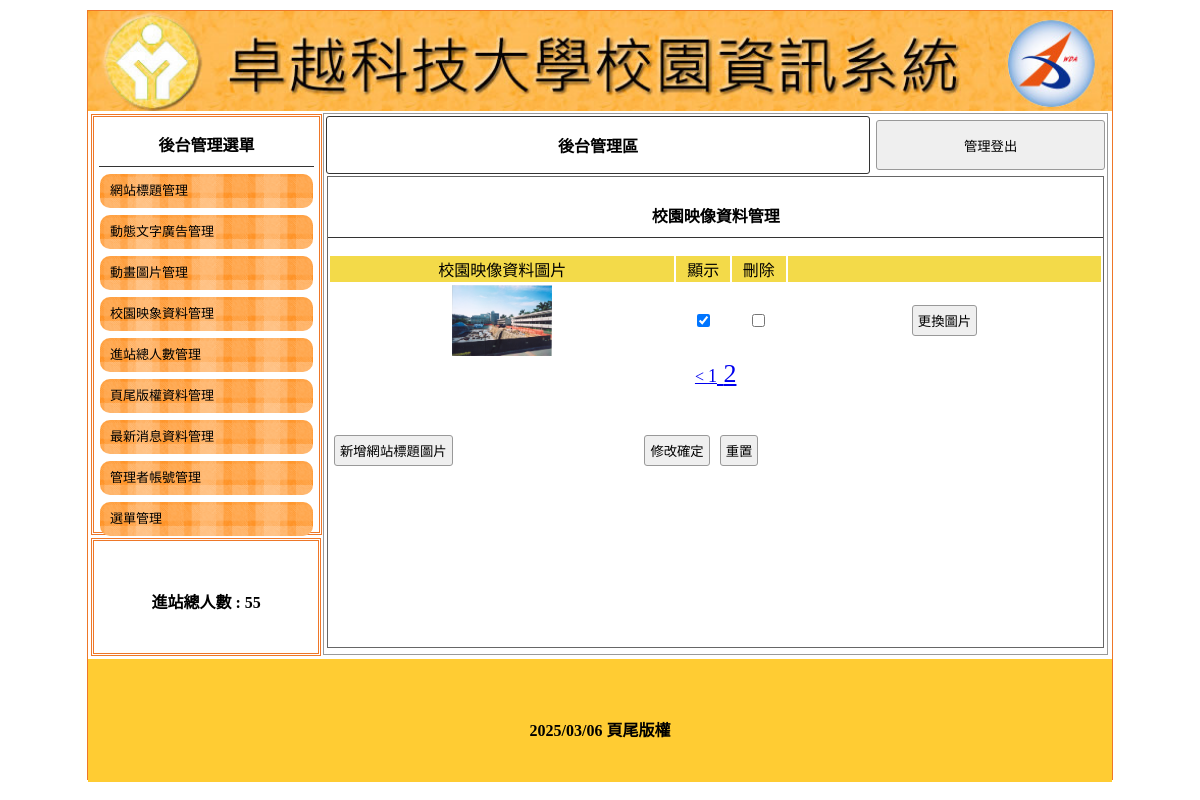
/admin.php?do=image&p=2, run on the app's committed database.
### tables this page shows
CREATE TABLE `title` (
  `id` int(11) NOT NULL,
  `img` text NOT NULL,
  `text` text NOT NULL,
  `sh` int(1) NOT NULL
);

CREATE TABLE `total` (
  `id` int(10) UNSIGNED NOT NULL,
  `total` int(10) NOT NULL COMMENT '進站人數'
);

CREATE TABLE `image` (
  `id` int(10) UNSIGNED NOT NULL,
  `img` text NOT NULL,
  `sh` int(1) NOT NULL DEFAULT 1
);

CREATE TABLE `bottom` (
  `id` int(11) NOT NULL,
  `text` text NOT NULL COMMENT '版權'
);

### api/db.php (called while the page is built, shortened)
<?php
class DB{
    protected $table;
    protected $pdo;
    protected $dsn="mysql:host=localhost;charset=utf8;dbname=db03_z01l1;";
    public function __construct($table) {
        $this->table = $table;
        $this->pdo=new pdo($this->dsn,'root','');
    }
    function fetchAll($sql){
        return $this->pdo->query($sql)->fetchAll(PDO::FETCH_ASSOC);
    }
    function fetchOne($sql){
        return $this->pdo->query($sql)->fetch(PDO::FETCH_ASSOC);
    }
    function a2s($array){
        $tmp=[];
        foreach ($array as $key => $val) {
            $tmp[]="`$key`='$val'";
        }
        return $tmp;
    }
    function all(...$array){
        $sql = "SELECT * FROM $this->table";
        if(!empty($array[0])){
            if(is_array($array[0])){
                $where= $this->a2s($array[0]);
                $sql .= " where ".join(" && ",$where);
            }else{
                $sql .= $array[0];
            }
        }if(!empty($array[1])){
            $sql .= $array[1];
        }
        return $this->fetchAll($sql);
    }
    function find($id){
        $sql = "SELECT * FROM $this->table";
        if(is_array($id)){
            $where= $this->a2s($id);
            $sql .= " where ".join(" && ",$where);
        }else{
            $sql .= " where `id`='$id' ";
        }
        return $this->fetchOne($sql);
    }
    function count(...$array){
        $sql = "SELECT count(*) FROM $this->table";
        return $this->pdo->query($sql)->fetchColumn();
    }
}
$Title=new db("title");
$Total=new db("total");
$Bottom=new db("bottom");
$Image=new db("image");

### admin.php (the view, shortened to what this page needs)
<?php include_once "./api/db.php";?>
<!DOCTYPE html
    PUBLIC "-//W3C//DTD XHTML 1.0 Transitional//EN" "http://www.w3.org/TR/xhtml1/DTD/xhtml1-transitional.dtd">
<html xmlns="http://www.w3.org/1999/xhtml">
<head>
    <link href="./css/css.css" rel="stylesheet" type="text/css">
</head>
<body>
<?php
$row=$Title->find(['sh'=>1]);
?>
    <div id="main">
        <a title="" href="index.php">
            <div class="ti" style="background:url('upload/<?=$row['img'];?>'); background-size:cover;"></div>
        </a>
        <div id="ms">
            <div id="lf" style="float:left;">
                <div id="menuput" class="dbor">
                    <span class="t botli">後台管理選單</span>
                    <a style="color:#000; font-size:13px; text-decoration:none;" href="?do=title">
                        <div class="mainmu">
                            網站標題管理 </div>
                    </a>
                    <a style="color:#000; font-size:13px; text-decoration:none;" href="?do=ad">
                        <div class="mainmu">
                            動態文字廣告管理 </div>
                    </a>
                    <a style="color:#000; font-size:13px; text-decoration:none;" href="?do=mvim">
                        <div class="mainmu">
                            動畫圖片管理 </div>
                    </a>
                    <a style="color:#000; font-size:13px; text-decoration:none;" href="?do=image">
                        <div class="mainmu">
                            校園映象資料管理 </div>
                    </a>
                    <a style="color:#000; font-size:13px; text-decoration:none;" href="?do=total">
                        <div class="mainmu">
                            進站總人數管理 </div>
                    </a>
                    <a style="color:#000; font-size:13px; text-decoration:none;" href="?do=bottom">
                        <div class="mainmu">
                            頁尾版權資料管理 </div>
                    </a>
                    <a style="color:#000; font-size:13px; text-decoration:none;" href="?do=news">
                        <div class="mainmu">
                            最新消息資料管理 </div>
                    </a>
                    <a style="color:#000; font-size:13px; text-decoration:none;" href="?do=admin">
                        <div class="mainmu">
                            管理者帳號管理 </div>
                    </a>
                    <a style="color:#000; font-size:13px; text-decoration:none;" href="?do=menu">
                        <div class="mainmu">
                            選單管理 </div>
                    </a>
                </div>
                <div class="dbor" style="margin:3px; width:95%; height:20%; line-height:100px;">
                    <span class="t">進站總人數 :
                    <?=$Total->find(1)['total'];?> </span>
                </div>
            </div>
            <div class="di"
                style="height:540px; border:#999 1px solid; width:76.5%; margin:2px 0px 0px 0px; float:left; position:relative; left:20px;">
                <table width="100%">
                    <tbody>
                        <tr>
                            <td style="width:70%;font-weight:800; border:#333 1px solid; border-radius:3px;"
                                class="cent"><a href="?do=admin" style="color:#000; text-decoration:none;">後台管理區</a>
                            </td>
                            <td>
                                <button onclick="location.href='./api/logout.php'"
                                    style="width:99%; margin-right:2px; height:50px;">管理登出</button>
                            </td>
                        </tr>
                    </tbody>
                </table>
                <?php
 				$do=$_GET['do']??'title';
 				$file="./back/$do.php";
 				include (file_exists($file))?$file:'./back/title.php';
 				?>
            </div>
        </div>
        <div
            style="width:1024px; left:0px; position:relative; background:#FC3; margin-top:4px; height:123px; display:block;">
            <span class="t" style="line-height:123px;">
            <?=$Bottom->find(1)['text'];?>
            </span>
        </div>
    </div>
</body>
</html>

### back/image.php (shortened to what this page needs)
<div style="width:99%; height:87%; margin:auto; overflow:auto; border:#666 1px solid;">
    <p class="t cent botli">校園映像資料管理</p>
    <form method="post" action="./api/edit.php">
        <table width="100%">
            <tbody>
                <tr class="yel">
                    <td width="45%">校園映像資料圖片</td>
                    <td width="7%">顯示</td>
                    <td width="7%">刪除</td>
                    <td></td>
                </tr>
                <?php
                $total=$Image->count();
                $div=3;
                $now=$_GET['p']??1;
                $pages=ceil($total/$div);
                $start=($now-1)*$div;
                $rows =$Image->all(" limit $start,$div ");
                foreach ($rows as $row) :
                ?>
                <tr class="cent">
                    <td width="45%"><img src="./upload/<?= $row['img']; ?>" style="width: 100px;"></td>
                    <td width="7%"><input type="checkbox" name="sh[]" value="<?= $row['id']; ?>"
                            <?= ($row['sh'] == 1) ? 'checked' : '' ?>></td>
                    <td width="7%"><input type="checkbox" name="del[]" value="<?= $row['id']; ?>"></td>
                    <td>
                        <input type="button" value="更換圖片"
                            onclick="op('#cover','#cvr','./modal/update_title.php?id=<?= $row['id']; ?>&table=<?= $do; ?>')">
                    </td>
                </tr>
                <?php endforeach; ?>
            </tbody>
        </table>
        <div class="cent">
            <?php
        if($now-1>0){
            echo "<a href='?do=image&p=".($now-1)."'> < </a>";
        }
        for ($i=1; $i <=$pages; $i++) {
            $size=($now==$i)?'26px':'18px';
            echo "<a href='?do=image&p=$i' style='font-size: $size;'> $i</a>";
        }
        ?>
        </div>
        <table style="margin-top:40px; width:70%;">
            <tbody>
                <tr>
                    <td width="200px">
                        <input type="button" onclick="op('#cover','#cvr','./modal/<?=$do?>.php?table=<?= $do; ?>')"
                            value="新增網站標題圖片">
                    </td>
                    <td class="cent">
                        <input type="submit" value="修改確定">
                        <input type="reset" value="重置">
                    </td>
                </tr>
            </tbody>
        </table>
    </form>
</div>

### css/css.css (style rules this page uses)
body { padding: 0px; margin: 0px; }
#main { width: 1024px; height: 768px; margin: 10px auto 10px auto; border: #EE7728 1px solid; position: relative; }
.ti { width: 100%; height: 100px; position: relative; background-size: cover; background-repeat: no-repeat; }
.dbor { border: #EE7728 double 3px; margin: 1px; padding: 2px 10px 2px 10px; }
.t { font-weight: 800; display: block; text-align: center; padding: 10px 1px 10px 1px; }
.botli { border-bottom: #333 1px solid; }
.mainmu { position: relative; border-radius: 10px; background: url(../icon/menu.fw.png) center no-repeat; background-size: cover; line-height: 30px; padding: 2px 10px 2px 10px; margin: 7px 1px 7px 1px; }
#lf { height: 540px; width: 21%; display: inline-block; }
#menuput { width: 100%; height: 75%; position: relative; padding: 5px; display: block; margin: 3px; }
.di { display: inline-block; }
.cent { text-align: center; }
input, button { border: #999 1px solid; border-radius: 3px; background: #EFEFEF; padding: 5px; margin: 3px; }
.yel td { background: #F3DA49; text-align: center; }

### data on the page
title: img (picture)
total: total "55"
image: img (picture), sh "☑"
bottom: text "2025/03/06 頁尾版權"
